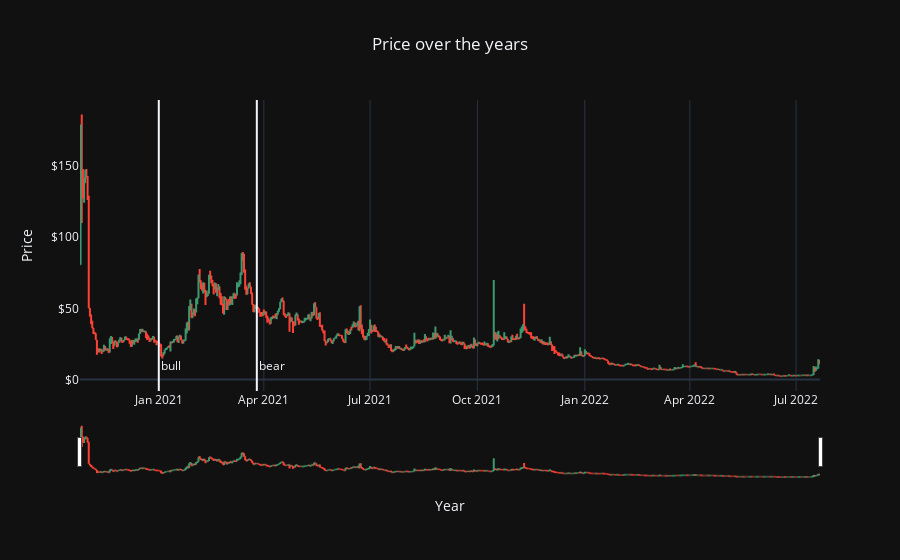

Source (notebook cell):
### Code cell
raw_data=pd.read_csv('Barn.csv')
def date_format(df):
    if isinstance(df, pd.DataFrame):
        if 'Date' in df.columns:
            df.Date = pd.to_datetime(df.Date)
            df[['Year','Month','Day']] = df.Date.apply(lambda x: pd.Series(x.strftime("%Y-%m-%d").split("-")))
    else:
        print("Invalid entry, please use a data frame with a Date column.")
    return df

data=date_format(raw_data)
data['Close']=data['Close'].astype(float)
data['Open']=data['Open'].astype(float)
data['High']=data['High'].astype(float)
data['Low']=data['Low'].astype(float)
data['Year']=data['Year'].astype(int)
data['Month']=data['Month'].astype(int)
data['Day']=data['Day'].astype(int)

fig = go.Figure(data=go.Ohlc(x=data['Date'],
                open=data['Open'],
                high=data['High'],
                low=data['Low'],
                close=data['Close']))

fig.update_layout(template='plotly_dark',
    title='Price over the years',
    xaxis_title="Year",
    yaxis_title='Price',title_x=0.5,
    shapes = [dict(x0='2021-01-01', x1='2021-01-01', y0=0, y1=1, xref='x', yref='paper',line_width=2),
             dict(x0='2021-03-26', x1='2021-03-26', y0=0, y1=1, xref='x', yref='paper',line_width=2)],
    annotations=[dict(x='2021-01-01', y=0.05, xref='x', yref='paper',showarrow=False, xanchor='left', text='bull'),
        dict(x='2021-03-26', y=0.05, xref='x', yref='paper',showarrow=False, xanchor='left', text='bear'),]
)

fig.update_yaxes( # the y-axis is in dollars
    tickprefix="$", showgrid=False
)

fig.update_xaxes(
     showgrid=True
)

fig.show()

### Figure 1 — Plotly figure (JSON) as saved in the notebook; plotly's stock layout.template omitted (floating-point values rounded to 4 significant figures; data arrays with more than 128 entries replaced by an {"elided": "..."} marker saying what was removed)
{"data": [{"close": {"elided": "634 float values"}, "high": {"elided": "634 float values"}, "low": {"elided": "634 float values"}, "open": {"elided": "634 float values"}, "type": "ohlc", "x": {"elided": "634 str values"}}], "layout": {"annotations": [{"showarrow": false, "text": "bull", "x": "2021-01-01", "xanchor": "left", "xref": "x", "y": 0.05, "yref": "paper"}, {"showarrow": false, "text": "bear", "x": "2021-03-26", "xanchor": "left", "xref": "x", "y": 0.05, "yref": "paper"}], "shapes": [{"line": {"width": 2}, "x0": "2021-01-01", "x1": "2021-01-01", "xref": "x", "y0": 0, "y1": 1, "yref": "paper"}, {"line": {"width": 2}, "x0": "2021-03-26", "x1": "2021-03-26", "xref": "x", "y0": 0, "y1": 1, "yref": "paper"}], "title": {"text": "Price over the years", "x": 0.5}, "xaxis": {"showgrid": true, "title": {"text": "Year"}}, "yaxis": {"showgrid": false, "tickprefix": "$", "title": {"text": "Price"}}}}
